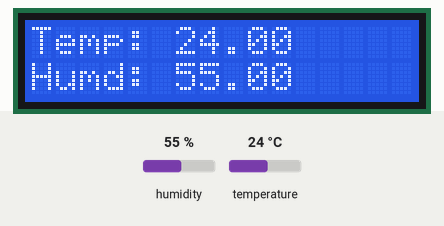
This sketch was run on a simulated Arduino Uno, built with avr-gcc and run on an emulated ATmega328P. On the bench: 16×2 character LCD. Inputs (shaded band) come from the test bench; at power-on: humidity 55 %, temperature 24 °C.

Above: at 1.2 s.
1.3 s: humidity set to 22 %
At 1.7 s:
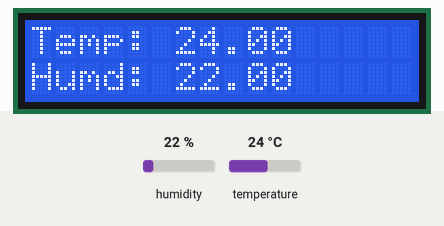
2.8 s: temperature set to 12 °C
At 3.6 s:
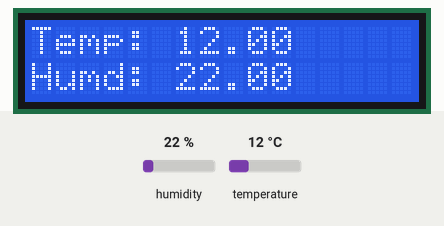
5.8 s: humidity set to 40 %
At 6.6 s:
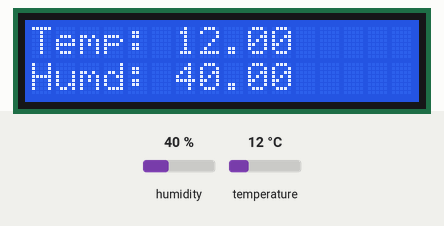
8.8 s: temperature set to 19 °C
At 9.6 s:
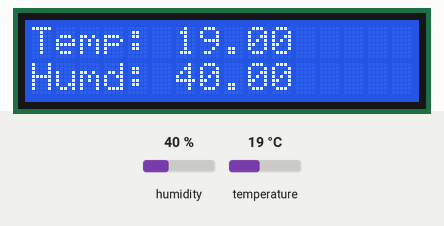
Timing chart, 0 to 11.8 s (numbered marks = the images above; inputs shaded):
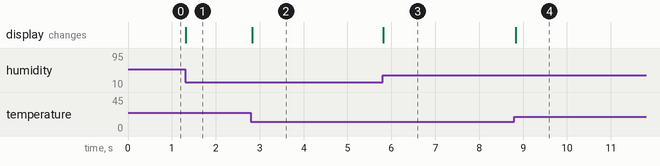

The sketch:

DHT_AND_LCD.ino
```cpp
#include <LiquidCrystal.h>
#include <Adafruit_Sensor.h>
#include <DHT.h>
#include <DHT_U.h>
#define DHTTYPE DHT11
#define DHTPIN 9
DHT_Unified dht(DHTPIN, DHTTYPE);
uint32_t delayMS;
int rs = 12, en = 11, d4 = 5, d5 = 4, d6 = 3, d7 = 2;
LiquidCrystal lcd (rs, en, d4, d5, d6, d7);


void setup() {
  // put your setup code here, to run once:
lcd.begin(16,2);
dht.begin();
sensor_t sensor;
delayMS = sensor.min_delay / 1000;


}

void loop() {
  // put your main code here, to run repeatedly:
sensors_event_t event;
dht.temperature().getEvent(&event);
lcd.setCursor(0,0);
lcd.clear();
lcd.print("Temp: ");
lcd.print(event.temperature);
dht.humidity().getEvent(&event);
lcd.setCursor(0,1);
lcd.print("Humd: ");
lcd.print(event.relative_humidity);

}
```

Measured:
- after the input at 1.3 s, the display: changes at once (image 1)
- after the input at 2.8 s, the display: changes at once (image 2)
- after the input at 5.8 s, the display: changes at once (image 3)
- after the input at 8.8 s, the display: changes at once (image 4)
